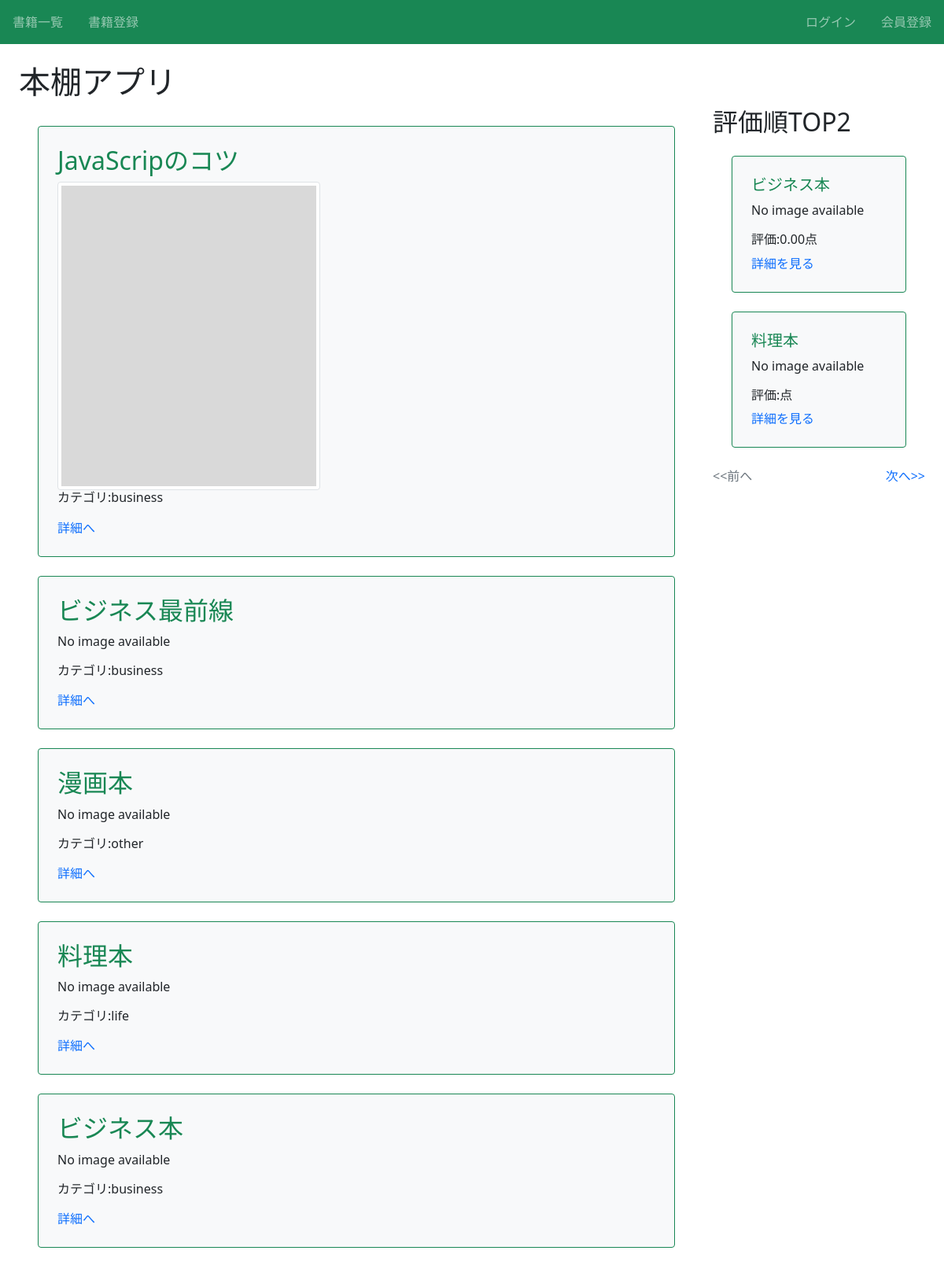
The page / on the database its author committed.
### book/models.py (models this page shows, shortened)
class Book(models.Model):
    title = models.CharField(max_length=100)
    text = models.TextField()
    thumbnail = models.ImageField(null=True,blank=True)
    category = models.CharField(
        max_length=100,
        choices = CATEGORY
        )
    user = models.ForeignKey('auth.User',on_delete=models.CASCADE)

### book/views.py (the view)
# urls.py: path('',views.index_view,name='index'),
def index_view(request):
    object_list = Book.objects.order_by('-id')
    ranking_list = Book.objects.annotate(avg_rating=Avg('review__rate')).order_by('-avg_rating')
    paginator = Paginator(ranking_list,ITEM_PER_PAGE)
    page_number = request.GET.get('page',1)
    page_obj = paginator.page(page_number)
    return render(request,
                  'book/index.html',
                  {'object_list':object_list,
                   'ranking_list':ranking_list,
                   'page_obj':page_obj},
                   )

### book/templates/book/index.html (shortened to what this page needs)
{% extends 'base.html' %}
{% block h1 %}本棚アプリ{% endblock %}
{% block content %}
<div class="row">
  <div class="col-9">
  {% for item in object_list %}
   <div class="p-4 m-4 bg-light border border-success rounded">
     <h2 class="text-success">{{ item.title }}</h2>
     {% if item.thumbnail %}
       <img src="{{ item.thumbnail.url }}" class="img-thumbnail">
     {% else %}
       <p>No image available</p>
     {% endif %}
     <h6>カテゴリ:{{ item.category }}</h6>
     <div class="mt-3">
         <a href="{% url 'detail-book' item.pk %}">詳細へ</a>
     </div>
   </div>
  {% endfor %}
  </div>
  <div class="col-3">
    <h2>評価順TOP2</h2>
    {% for ranking_book in page_obj %}
      <div class="p-4 m-4 bg-light border border-success rounded">
        <h3 class="text-success h5">{{ ranking_book.title }}</h3>
        {% if ranking_book.thumbnail %}
          <img src="{{ ranking_book.thumbnail.url }}" class="img-thumbnail">
        {% else %}
          <p>No image available</p>
        {% endif %}
        <h6>評価:{{ranking_book.avg_rating|floatformat:2}}点</h6>
        <a href="{% url 'detail-book' ranking_book.id %}">詳細を見る</a>
      </div>
    {% endfor %}
    {% include 'book/components/pagination.html' %}
  </div>
</div>
{% endblock content %}

### book/static/book/css/style.css (style rules this page uses)
a { text-decoration: none; }

### rows shown on the page
Book: title "JavaScripのコツ", thumbnail (picture), category "business"
Book: title "ビジネス最前線", shows "No image available", category "business"
Book: title "漫画本", thumbnail "No image available", category "other"
Book: title "料理本", shows "No image available", category "life"
Book: title "ビジネス本", thumbnail "No image available", category "business", avg_rating "0.00"
